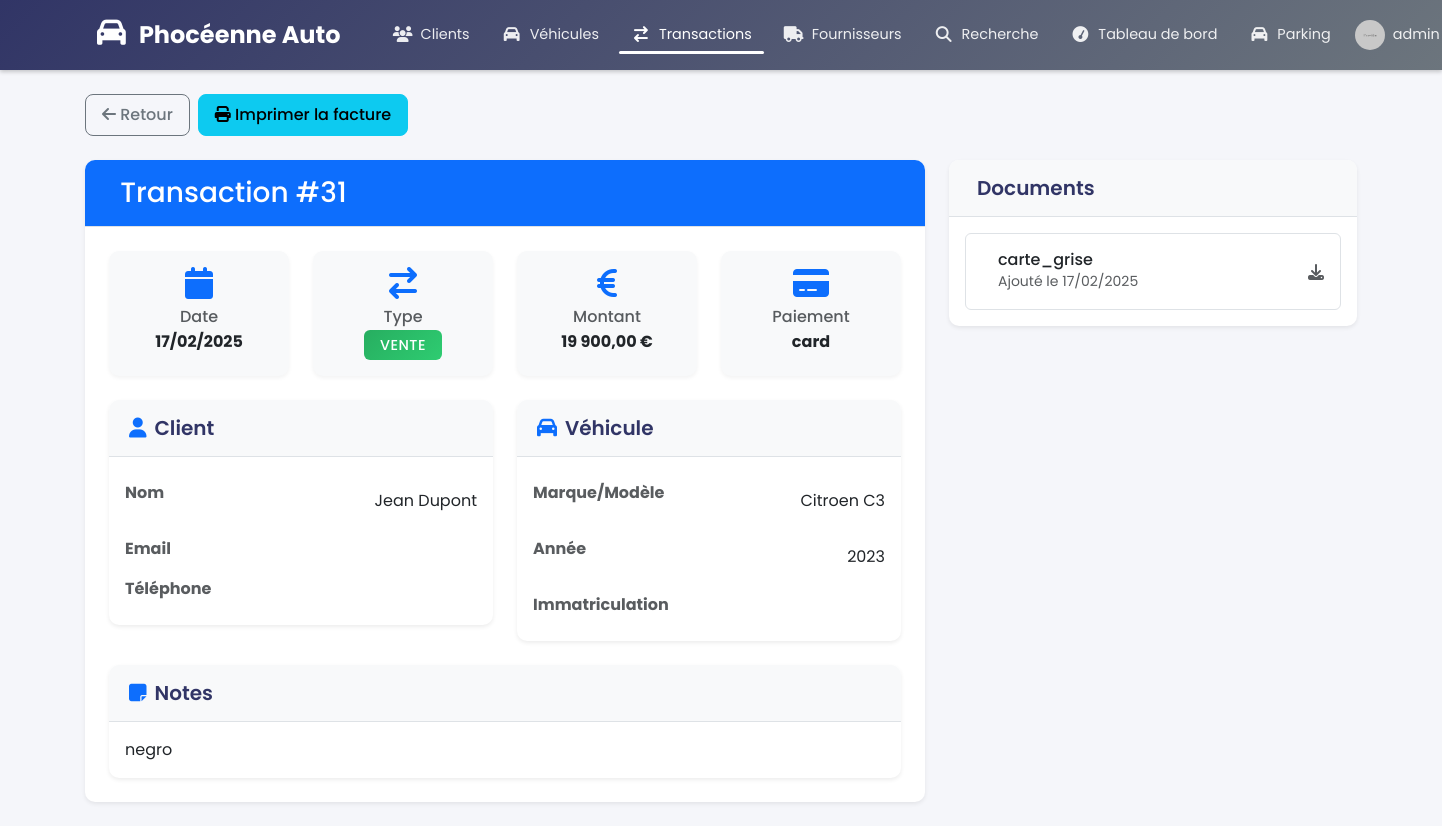
Page /transactions/view.php?id=31 (signed in) on the committed database.
### tables this page shows
CREATE TABLE IF NOT EXISTS `transactions` (
  `id` bigint UNSIGNED NOT NULL AUTO_INCREMENT,
  `customer_id` bigint UNSIGNED NOT NULL,
  `vehicle_id` bigint UNSIGNED NOT NULL,
  `user_id` bigint UNSIGNED NOT NULL,
  `transaction_type` varchar(20) NOT NULL COMMENT 'sale, purchase',
  `transaction_date` timestamp NULL DEFAULT CURRENT_TIMESTAMP,
  `price` decimal(10,2) NOT NULL,
  `payment_method` varchar(20) NOT NULL,
  `payment_type` varchar(20) NOT NULL COMMENT 'full, monthly',
  `invoice_number` varchar(50) NOT NULL,
  `notes` text,
  `status` varchar(20) DEFAULT 'completed',
   
  `brand` varchar(50) NOT NULL,
  `model` varchar(50) NOT NULL,
  `version` varchar(100) DEFAULT NULL,
  `year` int NOT NULL,
  `color` varchar(30) DEFAULT NULL,
  `fuel_type` varchar(20) DEFAULT NULL,
  `transmission` varchar(20) DEFAULT NULL,
  `mileage` int NOT NULL,
  `registration_number` varchar(20) DEFAULT NULL,
  `vin_number` varchar(17) DEFAULT NULL,
  `registration_date` date DEFAULT NULL,
  `options` text,
  `location` varchar(100) DEFAULT NULL,
   
  `installments` int DEFAULT NULL,
  `first_payment_date` date DEFAULT NULL,
  PRIMARY KEY (`id`),
  UNIQUE KEY `id` (`id`),
  UNIQUE KEY `invoice_number` (`invoice_number`),
  KEY `customer_id` (`customer_id`),
  KEY `vehicle_id` (`vehicle_id`),
  KEY `user_id` (`user_id`)
);

CREATE TABLE IF NOT EXISTS `customers` (
  `id` bigint UNSIGNED NOT NULL AUTO_INCREMENT,
  `first_name` varchar(50) NOT NULL,
  `last_name` varchar(50) NOT NULL,
  `email` varchar(100) DEFAULT NULL,
  `phone` varchar(20) DEFAULT NULL,
  `address` text,
  `postal_code` varchar(10) DEFAULT NULL,
  `city` varchar(50) DEFAULT NULL,
  `created_at` timestamp NULL DEFAULT CURRENT_TIMESTAMP,
  `updated_at` timestamp NULL DEFAULT CURRENT_TIMESTAMP,
  `is_active` tinyint(1) DEFAULT '1',
  PRIMARY KEY (`id`),
  UNIQUE KEY `id` (`id`),
  UNIQUE KEY `email` (`email`)
);

CREATE TABLE IF NOT EXISTS `vehicles` (
  `id` bigint UNSIGNED NOT NULL AUTO_INCREMENT,
  `brand` varchar(50) NOT NULL,
  `model` varchar(50) NOT NULL,
  `year` int NOT NULL,
  `mileage` int NOT NULL,
  `price` decimal(10,2) NOT NULL,
  `vehicle_condition` varchar(20) DEFAULT NULL,
  `color` varchar(30) DEFAULT NULL,
  `fuel_type` varchar(20) DEFAULT NULL,
  `transmission` varchar(20) DEFAULT NULL,
  `registration_number` varchar(20) DEFAULT NULL,
  `vin_number` varchar(17) DEFAULT NULL,
  `status` varchar(20) DEFAULT NULL,
  `created_at` timestamp NULL DEFAULT CURRENT_TIMESTAMP,
  `updated_at` timestamp NULL DEFAULT CURRENT_TIMESTAMP,
  `supplier_id` int DEFAULT NULL,
  `registration_date` date DEFAULT NULL,
  `options` text,
  `location` varchar(100) DEFAULT NULL,
  `version` varchar(100) DEFAULT NULL,
  PRIMARY KEY (`id`),
  UNIQUE KEY `id` (`id`),
  UNIQUE KEY `registration_number` (`registration_number`),
  UNIQUE KEY `vin_number` (`vin_number`)
);

CREATE TABLE IF NOT EXISTS `documents` (
  `id` bigint UNSIGNED NOT NULL AUTO_INCREMENT,
  `transaction_id` int DEFAULT NULL,
  `document_type` varchar(20) NOT NULL,
  `file_name` varchar(255) NOT NULL,
  `file_path` varchar(255) NOT NULL,
  `uploaded_at` timestamp NULL DEFAULT CURRENT_TIMESTAMP,
  PRIMARY KEY (`id`),
  UNIQUE KEY `id` (`id`)
);

### includes/init.php (called while the page is built, shortened)
<?php
function fetchOne($sql, $params = []) {
    global $db;
    $stmt = $db->prepare($sql);
    $stmt->execute($params);
    return $stmt->fetch(PDO::FETCH_ASSOC);
}

### transactions/view.php (the view, shortened to what this page needs)
<?php
require_once '../includes/init.php';
require_once '../includes/header.php';
try {
    $id = isset($_GET['id']) ? (int)$_GET['id'] : 0;
    $sql = "SELECT t.*,
            c.first_name as customer_first_name,
            c.last_name as customer_last_name,
            v.brand as vehicle_brand,
            v.model as vehicle_model,
            u.username as user_name
            FROM transactions t
            LEFT JOIN customers c ON t.customer_id = c.id
            LEFT JOIN vehicles v ON t.vehicle_id = v.id
            LEFT JOIN users u ON t.user_id = u.id
            WHERE t.id = ?";
    $transaction = fetchOne($sql, [$id]);
} catch (PDOException $e) {
    $_SESSION['error'] = "Erreur lors de la récupération des données: " . $e->getMessage();
}
?>
<div class="container mt-4">
    <div class="d-flex justify-content-between align-items-center mb-4">
        <div class="d-flex gap-2">
            <a href="/transactions/" class="btn btn-outline-secondary">
                <i class="fa fa-arrow-left"></i> Retour
            </a>
            <?php if ($transaction['status'] !== 'cancelled'): ?>
                <a href="print_invoice.php?id=<?php echo $transaction['id']; ?>"
                   class="btn btn-info" target="_blank">
                    <i class="fa fa-print"></i> Imprimer la facture
                </a>
            <?php endif; ?>
        </div>
    </div>
    <div class="row">
        <div class="col-md-8">
            <div class="card mb-4 shadow-sm">
                <div class="card-header bg-primary text-white d-flex justify-content-between align-items-center py-3">
                    <h3 class="mb-0">
                        Transaction #<?php echo $transaction['id']; ?>
                    </h3>
                </div>
                <div class="card-body p-4">
                    <div class="row mb-4">
                        <div class="col-md-3">
                            <div class="card h-100 bg-light border-0">
                                <div class="card-body text-center">
                                    <i class="fa fa-calendar fa-2x mb-2 text-primary"></i>
                                    <h6 class="text-muted mb-1">Date</h6>
                                    <p class="mb-0 fw-bold"><?php echo date('d/m/Y', strtotime($transaction['transaction_date'])); ?></p>
                                </div>
                            </div>
                        </div>
                        <div class="col-md-3">
                            <div class="card h-100 bg-light border-0">
                                <div class="card-body text-center">
                                    <i class="fa fa-exchange fa-2x mb-2 text-primary"></i>
                                    <h6 class="text-muted mb-1">Type</h6>
                                    <span class="badge bg-<?php echo $transaction['transaction_type'] === 'sale' ? 'success' : 'info'; ?> px-3 py-2">
                                        <?php echo $transaction['transaction_type'] === 'sale' ? 'Vente' : 'Achat'; ?>
                                    </span>
                                </div>
                            </div>
                        </div>
                        <div class="col-md-3">
                            <div class="card h-100 bg-light border-0">
                                <div class="card-body text-center">
                                    <i class="fa fa-eur fa-2x mb-2 text-primary"></i>
                                    <h6 class="text-muted mb-1">Montant</h6>
                                    <p class="mb-0 fw-bold"><?php echo number_format($transaction['price'], 2, ',', ' '); ?> €</p>
                                </div>
                            </div>
                        </div>
                        <div class="col-md-3">
                            <div class="card h-100 bg-light border-0">
                                <div class="card-body text-center">
                                    <i class="fa fa-credit-card fa-2x mb-2 text-primary"></i>
                                    <h6 class="text-muted mb-1">Paiement</h6>
                                    <p class="mb-0 fw-bold"><?php echo htmlspecialchars($transaction['payment_method']); ?></p>
                                </div>
                            </div>
                        </div>
                    </div>
                    <div class="row">
                        <div class="col-md-6">
                            <div class="card border-0 shadow-sm mb-4">
                                <div class="card-header bg-light">
                                    <h5 class="mb-0"><i class="fa fa-user me-2 text-primary"></i>Client</h5>
                                </div>
                                <div class="card-body">
                                    <table class="table table-borderless mb-0">
                                        <tr>
                                            <th class="ps-0 text-muted">Nom</th>
                                            <td class="text-end pe-0"><?php echo htmlspecialchars(($transaction['customer_first_name'] ?? '') . ' ' . ($transaction['customer_last_name'] ?? '')); ?></td>
                                        </tr>
                                        <tr>
                                            <th class="ps-0 text-muted">Email</th>
                                            <td class="text-end pe-0"><?php echo htmlspecialchars($transaction['email'] ?? ''); ?></td>
                                        </tr>
                                        <tr>
                                            <th class="ps-0 text-muted">Téléphone</th>
                                            <td class="text-end pe-0"><?php echo htmlspecialchars($transaction['phone'] ?? ''); ?></td>
                                        </tr>
                                    </table>
                                </div>
                            </div>
                        </div>
                        <div class="col-md-6">
                            <div class="card border-0 shadow-sm mb-4">
                                <div class="card-header bg-light">
                                    <h5 class="mb-0"><i class="fa fa-car me-2 text-primary"></i>Véhicule</h5>
                                </div>
                                <div class="card-body">
                                    <table class="table table-borderless mb-0">
                                        <tr>
                                            <th class="ps-0 text-muted">Marque/Modèle</th>
                                            <td class="text-end pe-0"><?php echo htmlspecialchars(($transaction['vehicle_brand'] ?? '') . ' ' . ($transaction['vehicle_model'] ?? '')); ?></td>
                                        </tr>
                                        <tr>
                                            <th class="ps-0 text-muted">Année</th>
                                            <td class="text-end pe-0"><?php echo htmlspecialchars($transaction['year'] ?? ''); ?></td>
                                        </tr>
                                        <tr>
                                            <th class="ps-0 text-muted">Immatriculation</th>
                                            <td class="text-end pe-0"><?php echo htmlspecialchars($transaction['registration_number'] ?? ''); ?></td>
                                        </tr>
                                    </table>
                                </div>
                            </div>
                        </div>
                    </div>
                    <?php if ($transaction['notes']): ?>
                        <div class="card border-0 shadow-sm">
                            <div class="card-header bg-light">
                                <h5 class="mb-0"><i class="fa fa-sticky-note me-2 text-primary"></i>Notes</h5>
                            </div>
                            <div class="card-body">
                                <p class="mb-0"><?php echo nl2br(htmlspecialchars($transaction['notes'])); ?></p>
                            </div>
                        </div>
                    <?php endif; ?>
                </div>
            </div>
        </div>
        <div class="col-md-4">
            <div class="card shadow-sm">
                <div class="card-header bg-light">
                    <h5 class="mb-0"><i class="fa fa-files-o me-2 text-primary"></i>Documents</h5>
                </div>
                <div class="card-body">
                    <?php
                    $stmt = $pdo->prepare("SELECT * FROM documents WHERE transaction_id = ? ORDER BY uploaded_at DESC");
                    $stmt->execute([$transaction['id']]);
                    $documents = $stmt->fetchAll();
                    ?>
                    <?php if (!empty($documents)): ?>
                        <div class="list-group">
                            <?php foreach ($documents as $doc): ?>
                                <a href="<?php echo htmlspecialchars($doc['file_path']); ?>"
                                   class="list-group-item list-group-item-action d-flex align-items-center py-3 px-3">
                                    <div>
                                        <h6 class="mb-0"><?php echo htmlspecialchars($doc['document_type']); ?></h6>
                                        <small class="text-muted">Ajouté le <?php echo date('d/m/Y', strtotime($doc['uploaded_at'])); ?></small>
                                    </div>
                                    <i class="fa fa-download ms-auto text-muted"></i>
                                </a>
                            <?php endforeach; ?>
                        </div>
                    <?php endif; ?>
                </div>
            </div>
        </div>
    </div>
</div>
<?php require_once '../includes/footer.php'; ?>

### assets/css/style.css (style rules this page uses)
:root { --primary-color: rgb(49, 53, 102); --primary-light: rgba(49, 53, 102, 0.1); --secondary-color: #6c757d; --success-color: #28a745; --warning-color: #ffc107; --danger-color: #dc3545; --light-gray: #f8f9fa; --border-color: #dee2e6; --shadow-sm: 0 2px 4px rgba(0,0,0,.05); --shadow-md: 0 4px 6px rgba(0,0,0,.1); --transition: all 0.3s ease; }
body { font-family: 'Poppins', sans-serif; background-color: #f5f6fa; }
.card { border: none; border-radius: 10px; box-shadow: var(--shadow-sm); transition: var(--transition); }
.card-header { background-color: white; border-bottom: 1px solid var(--border-color); border-radius: 10px 10px 0 0 !important; padding: 1rem 1.25rem; }
.card-header h5 { margin: 0; color: var(--primary-color); font-weight: 600; }
.table { margin-bottom: 0; }
.table tbody tr { transition: var(--transition); }
.btn { border-radius: 8px; padding: 0.5rem 1rem; font-weight: 500; transition: var(--transition); }
.badge { padding: 0.5em 0.75em; border-radius: 6px; font-weight: 500; }
.table td { vertical-align: middle; padding: 1rem; }
.badge { padding: 0.5em 1em; font-weight: 500; text-transform: uppercase; letter-spacing: 0.5px; font-size: 0.75rem; }
.badge.bg-success { background: linear-gradient(135deg, #27ae60, #2ecc71) !important; }

### includes/header.php (style rules this page uses)
body { overflow-x: hidden; width: 100%; }

### transactions/view.php (style rules this page uses)
.card { transition: all 0.3s ease; }
.badge { font-size: 0.9rem; font-weight: 500; }
.list-group-item { transition: all 0.2s ease; }
.text-primary { color: #0d6efd !important; }
.bg-light { background-color: #f8f9fa !important; }
.shadow-sm { box-shadow: 0 .125rem .25rem rgba(0,0,0,.075) !important; }

### rows in the picture
transactions: id "31", transaction_date "17/02/2025", price "19 900,00", payment_method "card", customer.last_name "Jean Dupont", vehicle.model "Citroen C3", year "2023", notes "negro"
documents: document_type "carte_grise", uploaded_at "17/02/2025"

### other values in the picture
$_SESSION['username'] "admin"
